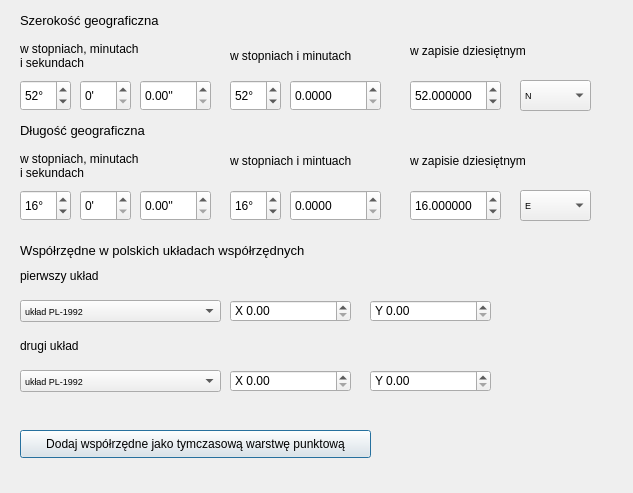
<?xml version="1.0" encoding="UTF-8"?>
<ui version="4.0">
 <class>PlcoordconverterDialogBase</class>
 <widget class="QDialog" name="PlcoordconverterDialogBase">
  <property name="geometry">
   <rect>
    <x>0</x>
    <y>0</y>
    <width>633</width>
    <height>493</height>
   </rect>
  </property>
  <property name="windowTitle">
   <string>Polish coordinates converter</string>
  </property>
  <widget class="QDoubleSpinBox" name="spbLngDM_M">
   <property name="geometry">
    <rect>
     <x>290</x>
     <y>190</y>
     <width>91</width>
     <height>31</height>
    </rect>
   </property>
   <property name="suffix">
    <string/>
   </property>
   <property name="decimals">
    <number>4</number>
   </property>
   <property name="minimum">
    <double>0.000000000000000</double>
   </property>
   <property name="maximum">
    <double>100.000000000000000</double>
   </property>
   <property name="value">
    <double>0.000000000000000</double>
   </property>
  </widget>
  <widget class="QPushButton" name="addTmpPoint">
   <property name="geometry">
    <rect>
     <x>20</x>
     <y>430</y>
     <width>351</width>
     <height>28</height>
    </rect>
   </property>
   <property name="text">
    <string>Dodaj współrzędne jako tymczasową warstwę punktową</string>
   </property>
  </widget>
  <widget class="QSpinBox" name="spbLngDM_D">
   <property name="geometry">
    <rect>
     <x>230</x>
     <y>190</y>
     <width>51</width>
     <height>31</height>
    </rect>
   </property>
   <property name="suffix">
    <string>°</string>
   </property>
   <property name="maximum">
    <number>180</number>
   </property>
   <property name="value">
    <number>16</number>
   </property>
  </widget>
  <widget class="QSpinBox" name="spbLatM">
   <property name="geometry">
    <rect>
     <x>80</x>
     <y>80</y>
     <width>51</width>
     <height>31</height>
    </rect>
   </property>
   <property name="suffix">
    <string>'</string>
   </property>
   <property name="minimum">
    <number>0</number>
   </property>
   <property name="maximum">
    <number>59</number>
   </property>
   <property name="value">
    <number>0</number>
   </property>
  </widget>
  <widget class="QDoubleSpinBox" name="spbLatDD">
   <property name="geometry">
    <rect>
     <x>410</x>
     <y>80</y>
     <width>91</width>
     <height>31</height>
    </rect>
   </property>
   <property name="suffix">
    <string/>
   </property>
   <property name="decimals">
    <number>6</number>
   </property>
   <property name="minimum">
    <double>-90.000000000000000</double>
   </property>
   <property name="maximum">
    <double>90.000000000000000</double>
   </property>
   <property name="value">
    <double>52.000000000000000</double>
   </property>
  </widget>
  <widget class="QSpinBox" name="spbLngD">
   <property name="geometry">
    <rect>
     <x>20</x>
     <y>190</y>
     <width>51</width>
     <height>31</height>
    </rect>
   </property>
   <property name="suffix">
    <string>°</string>
   </property>
   <property name="maximum">
    <number>180</number>
   </property>
   <property name="value">
    <number>16</number>
   </property>
  </widget>
  <widget class="QComboBox" name="cmbLngH">
   <property name="geometry">
    <rect>
     <x>520</x>
     <y>190</y>
     <width>71</width>
     <height>31</height>
    </rect>
   </property>
   <property name="font">
    <font>
     <pointsize>7</pointsize>
    </font>
   </property>
   <property name="currentText">
    <string>E</string>
   </property>
   <property name="currentIndex">
    <number>0</number>
   </property>
   <item>
    <property name="text">
     <string>E</string>
    </property>
   </item>
   <item>
    <property name="text">
     <string>W</string>
    </property>
   </item>
  </widget>
  <widget class="QLabel" name="label_5">
   <property name="geometry">
    <rect>
     <x>20</x>
     <y>40</y>
     <width>181</width>
     <height>31</height>
    </rect>
   </property>
   <property name="font">
    <font>
     <pointsize>9</pointsize>
    </font>
   </property>
   <property name="text">
    <string>w stopniach, minutach
i sekundach</string>
   </property>
  </widget>
  <widget class="QLabel" name="label_10">
   <property name="geometry">
    <rect>
     <x>20</x>
     <y>260</y>
     <width>201</width>
     <height>31</height>
    </rect>
   </property>
   <property name="font">
    <font>
     <pointsize>9</pointsize>
    </font>
   </property>
   <property name="text">
    <string>pierwszy układ</string>
   </property>
  </widget>
  <widget class="QLabel" name="label_11">
   <property name="geometry">
    <rect>
     <x>20</x>
     <y>330</y>
     <width>201</width>
     <height>31</height>
    </rect>
   </property>
   <property name="font">
    <font>
     <pointsize>9</pointsize>
    </font>
   </property>
   <property name="text">
    <string>drugi układ</string>
   </property>
  </widget>
  <widget class="QComboBox" name="cmbLatH">
   <property name="geometry">
    <rect>
     <x>520</x>
     <y>80</y>
     <width>71</width>
     <height>31</height>
    </rect>
   </property>
   <property name="font">
    <font>
     <pointsize>7</pointsize>
    </font>
   </property>
   <property name="currentText">
    <string>N</string>
   </property>
   <item>
    <property name="text">
     <string>N</string>
    </property>
   </item>
   <item>
    <property name="text">
     <string>S</string>
    </property>
   </item>
  </widget>
  <widget class="QLabel" name="label">
   <property name="geometry">
    <rect>
     <x>20</x>
     <y>120</y>
     <width>181</width>
     <height>21</height>
    </rect>
   </property>
   <property name="font">
    <font>
     <pointsize>10</pointsize>
    </font>
   </property>
   <property name="text">
    <string>Długość geograficzna</string>
   </property>
  </widget>
  <widget class="QSpinBox" name="spbLatDM_D">
   <property name="geometry">
    <rect>
     <x>230</x>
     <y>80</y>
     <width>51</width>
     <height>31</height>
    </rect>
   </property>
   <property name="suffix">
    <string>°</string>
   </property>
   <property name="maximum">
    <number>90</number>
   </property>
   <property name="value">
    <number>52</number>
   </property>
  </widget>
  <widget class="QLabel" name="label_2">
   <property name="geometry">
    <rect>
     <x>20</x>
     <y>10</y>
     <width>191</width>
     <height>21</height>
    </rect>
   </property>
   <property name="font">
    <font>
     <pointsize>10</pointsize>
    </font>
   </property>
   <property name="text">
    <string>Szerokość geograficzna</string>
   </property>
  </widget>
  <widget class="QLabel" name="label_4">
   <property name="geometry">
    <rect>
     <x>410</x>
     <y>150</y>
     <width>181</width>
     <height>21</height>
    </rect>
   </property>
   <property name="font">
    <font>
     <pointsize>9</pointsize>
    </font>
   </property>
   <property name="text">
    <string>w zapisie dziesiętnym</string>
   </property>
  </widget>
  <widget class="QLabel" name="label_8">
   <property name="geometry">
    <rect>
     <x>230</x>
     <y>40</y>
     <width>151</width>
     <height>31</height>
    </rect>
   </property>
   <property name="font">
    <font>
     <pointsize>9</pointsize>
    </font>
   </property>
   <property name="text">
    <string>w stopniach i minutach</string>
   </property>
  </widget>
  <widget class="QDoubleSpinBox" name="dbspXCoord">
   <property name="geometry">
    <rect>
     <x>370</x>
     <y>300</y>
     <width>121</width>
     <height>22</height>
    </rect>
   </property>
   <property name="prefix">
    <string>Y </string>
   </property>
   <property name="suffix">
    <string/>
   </property>
   <property name="decimals">
    <number>2</number>
   </property>
   <property name="maximum">
    <double>9999999.990000000223517</double>
   </property>
  </widget>
  <widget class="QComboBox" name="cmbPLCrs2">
   <property name="geometry">
    <rect>
     <x>20</x>
     <y>370</y>
     <width>201</width>
     <height>22</height>
    </rect>
   </property>
   <property name="font">
    <font>
     <pointsize>7</pointsize>
    </font>
   </property>
   <property name="currentText">
    <string>układ PL-2000 strefa V</string>
   </property>
   <item>
    <property name="text">
     <string>układ PL-1992</string>
    </property>
   </item>
   <item>
    <property name="text">
     <string>układ PL-2000 strefa V</string>
    </property>
   </item>
   <item>
    <property name="text">
     <string>układ PL-2000 strefa VI</string>
    </property>
   </item>
   <item>
    <property name="text">
     <string>układ PL-2000 strefa VII</string>
    </property>
   </item>
   <item>
    <property name="text">
     <string>układ PL-2000 strefa VIII</string>
    </property>
   </item>
  </widget>
  <widget class="QDoubleSpinBox" name="dbspYCoord">
   <property name="geometry">
    <rect>
     <x>230</x>
     <y>300</y>
     <width>121</width>
     <height>22</height>
    </rect>
   </property>
   <property name="prefix">
    <string>X </string>
   </property>
   <property name="suffix">
    <string/>
   </property>
   <property name="decimals">
    <number>2</number>
   </property>
   <property name="maximum">
    <double>9999999.990000000223517</double>
   </property>
  </widget>
  <widget class="QLabel" name="label_9">
   <property name="geometry">
    <rect>
     <x>230</x>
     <y>150</y>
     <width>151</width>
     <height>21</height>
    </rect>
   </property>
   <property name="font">
    <font>
     <pointsize>9</pointsize>
    </font>
   </property>
   <property name="text">
    <string>w stopniach i mintuach</string>
   </property>
  </widget>
  <widget class="QSpinBox" name="spbLatD">
   <property name="geometry">
    <rect>
     <x>20</x>
     <y>80</y>
     <width>51</width>
     <height>31</height>
    </rect>
   </property>
   <property name="suffix">
    <string>°</string>
   </property>
   <property name="maximum">
    <number>90</number>
   </property>
   <property name="value">
    <number>52</number>
   </property>
  </widget>
  <widget class="QDoubleSpinBox" name="spbLatDM_M">
   <property name="geometry">
    <rect>
     <x>290</x>
     <y>80</y>
     <width>91</width>
     <height>31</height>
    </rect>
   </property>
   <property name="suffix">
    <string/>
   </property>
   <property name="decimals">
    <number>4</number>
   </property>
   <property name="minimum">
    <double>0.000000000000000</double>
   </property>
   <property name="maximum">
    <double>100.000000000000000</double>
   </property>
   <property name="value">
    <double>0.000000000000000</double>
   </property>
  </widget>
  <widget class="QComboBox" name="cmbPLCrs1">
   <property name="geometry">
    <rect>
     <x>20</x>
     <y>300</y>
     <width>201</width>
     <height>22</height>
    </rect>
   </property>
   <property name="font">
    <font>
     <pointsize>7</pointsize>
    </font>
   </property>
   <item>
    <property name="text">
     <string>układ PL-1992</string>
    </property>
   </item>
   <item>
    <property name="text">
     <string>układ PL-2000 strefa V</string>
    </property>
   </item>
   <item>
    <property name="text">
     <string>układ PL-2000 strefa VI</string>
    </property>
   </item>
   <item>
    <property name="text">
     <string>układ PL-2000 strefa VII</string>
    </property>
   </item>
   <item>
    <property name="text">
     <string>układ PL-2000 strefa VIII</string>
    </property>
   </item>
  </widget>
  <widget class="QDoubleSpinBox" name="dbspLatS">
   <property name="geometry">
    <rect>
     <x>140</x>
     <y>80</y>
     <width>71</width>
     <height>31</height>
    </rect>
   </property>
   <property name="prefix">
    <string/>
   </property>
   <property name="suffix">
    <string>''</string>
   </property>
   <property name="decimals">
    <number>2</number>
   </property>
   <property name="maximum">
    <double>59.990000000000002</double>
   </property>
   <property name="value">
    <double>0.000000000000000</double>
   </property>
  </widget>
  <widget class="QDoubleSpinBox" name="dbspLngS">
   <property name="geometry">
    <rect>
     <x>140</x>
     <y>190</y>
     <width>71</width>
     <height>31</height>
    </rect>
   </property>
   <property name="prefix">
    <string/>
   </property>
   <property name="suffix">
    <string>''</string>
   </property>
   <property name="decimals">
    <number>2</number>
   </property>
   <property name="maximum">
    <double>59.990000000000002</double>
   </property>
   <property name="value">
    <double>0.000000000000000</double>
   </property>
  </widget>
  <widget class="QSpinBox" name="spbLngM">
   <property name="geometry">
    <rect>
     <x>80</x>
     <y>190</y>
     <width>51</width>
     <height>31</height>
    </rect>
   </property>
   <property name="suffix">
    <string>'</string>
   </property>
   <property name="minimum">
    <number>0</number>
   </property>
   <property name="maximum">
    <number>59</number>
   </property>
   <property name="value">
    <number>0</number>
   </property>
  </widget>
  <widget class="QDoubleSpinBox" name="spbLngDD">
   <property name="geometry">
    <rect>
     <x>410</x>
     <y>190</y>
     <width>91</width>
     <height>31</height>
    </rect>
   </property>
   <property name="suffix">
    <string/>
   </property>
   <property name="decimals">
    <number>6</number>
   </property>
   <property name="minimum">
    <double>-90.000000000000000</double>
   </property>
   <property name="maximum">
    <double>90.000000000000000</double>
   </property>
   <property name="value">
    <double>16.000000000000000</double>
   </property>
  </widget>
  <widget class="QLabel" name="label_7">
   <property name="geometry">
    <rect>
     <x>20</x>
     <y>240</y>
     <width>371</width>
     <height>21</height>
    </rect>
   </property>
   <property name="font">
    <font>
     <pointsize>10</pointsize>
    </font>
   </property>
   <property name="text">
    <string>Współrzędne w polskich układach współrzędnych</string>
   </property>
  </widget>
  <widget class="QDoubleSpinBox" name="dbspXCoord_2">
   <property name="geometry">
    <rect>
     <x>370</x>
     <y>370</y>
     <width>121</width>
     <height>22</height>
    </rect>
   </property>
   <property name="prefix">
    <string>Y </string>
   </property>
   <property name="suffix">
    <string/>
   </property>
   <property name="decimals">
    <number>2</number>
   </property>
   <property name="maximum">
    <double>9999999.990000000223517</double>
   </property>
  </widget>
  <widget class="QDoubleSpinBox" name="dbspYCoord_2">
   <property name="geometry">
    <rect>
     <x>230</x>
     <y>370</y>
     <width>121</width>
     <height>22</height>
    </rect>
   </property>
   <property name="prefix">
    <string>X </string>
   </property>
   <property name="suffix">
    <string/>
   </property>
   <property name="decimals">
    <number>2</number>
   </property>
   <property name="maximum">
    <double>9999999.990000000223517</double>
   </property>
  </widget>
  <widget class="QLabel" name="label_6">
   <property name="geometry">
    <rect>
     <x>410</x>
     <y>40</y>
     <width>181</width>
     <height>21</height>
    </rect>
   </property>
   <property name="font">
    <font>
     <pointsize>9</pointsize>
    </font>
   </property>
   <property name="text">
    <string>w zapisie dziesiętnym</string>
   </property>
  </widget>
  <widget class="QLabel" name="label_3">
   <property name="geometry">
    <rect>
     <x>20</x>
     <y>150</y>
     <width>181</width>
     <height>31</height>
    </rect>
   </property>
   <property name="font">
    <font>
     <pointsize>9</pointsize>
    </font>
   </property>
   <property name="text">
    <string>w stopniach, minutach
i sekundach</string>
   </property>
  </widget>
 </widget>
 <resources/>
 <connections/>
</ui>
